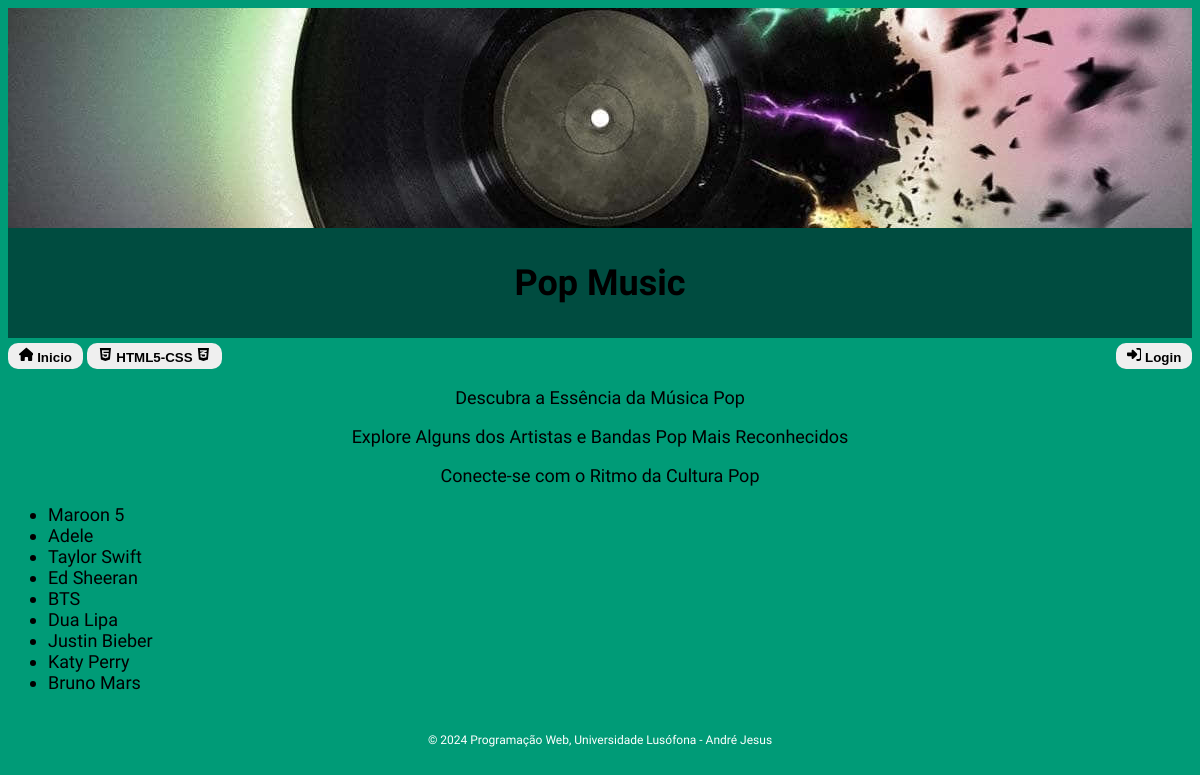
The page /bandas/ on the database its author committed.
### bandas/models.py (models this page shows)
class Banda(models.Model):
    id = models.AutoField(primary_key=True)
    nome = models.CharField(max_length=100)
    genero = models.CharField(max_length=100)
    nacionalidade = models.CharField(max_length=100, null=True)
    ano_criacao = models.IntegerField(null=True)
    biografia = models.TextField(default='', null=True, blank=True)
    foto = models.ImageField(upload_to="fotos", null=True, blank=True, default=None)
    def __str__(self):
        return self.nome

### bandas/views.py (the view)
# urls.py: path('', views._bandas_view, name='lista_bandas'),
def _bandas_view(request):
    userPerm = request.user.groups.filter(name = 'Editores de Bandas').exists() or request.user.is_superuser
    bandas = Banda.objects.all()
    context = {'bandas': bandas,'userPerm': userPerm}
    return render(request, "bandas/bandas.html", context)

### bandas/templates/bandas/bandas.html (shortened to what this page needs)
{% extends 'bandas/layout.html' %}
{% block content %}
    <div class="text-center">
        <p>Descubra a Essência da Música Pop</p>
        <p>Explore Alguns dos Artistas e Bandas Pop Mais Reconhecidos</p>
        <p>Conecte-se com o Ritmo da Cultura Pop</p>
    </div>
    <ul>
    {% for banda in bandas %}
        <li>
            <a href="{% url 'bandas:banda' banda.id %}">{{ banda }}</a>
        </li>
    {% endfor %}
    </ul>
{% endblock %}

### bandas/static/bandas/estilos.css (style rules this page uses)
body { font-family: "Poetsen One", sans-serif; font-weight: 400; font-style: normal; color: black; font-size: 18px; }
a { color: black; text-decoration: none; transition: color 0.3s ease; }
.text-center { text-align: center; }

### bandas/templates/bandas/layout.html (style rules this page uses)
body { background: #009B77; }

### rows shown on the page
Banda: nome "Maroon 5"
Banda: nome "Adele"
Banda: nome "Taylor Swift"
Banda: nome "Ed Sheeran"
Banda: nome "BTS"
Banda: nome "Dua Lipa"
Banda: nome "Justin Bieber"
Banda: nome "Katy Perry"
Banda: nome "Bruno Mars"
